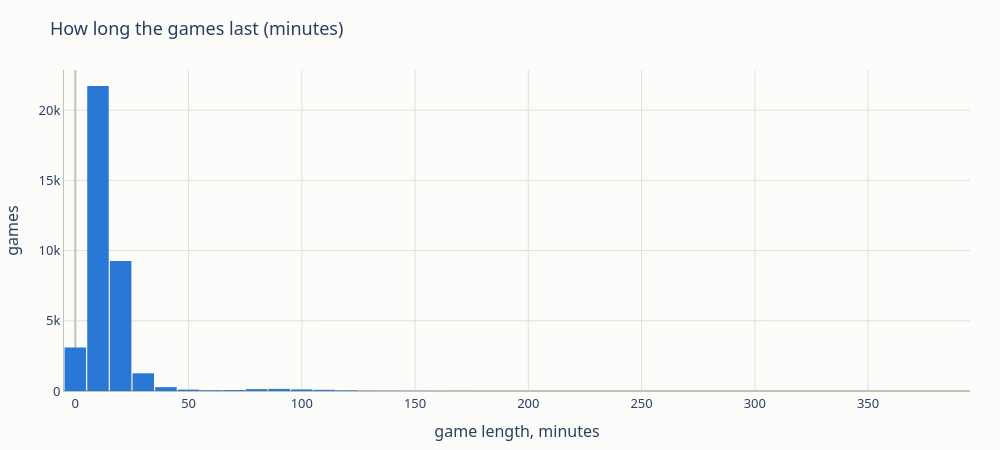

The code cell stored with this chart in its notebook:
### Code cell
fig = px.histogram(durations, x="minutes", nbins=60, title="How long the games last (minutes)", labels={"minutes": "game length, minutes"})
fig.update_layout(yaxis_title="games", bargap=0.05)
viz.show(fig, "level_0_game_length")

### Figure 1 — Plotly figure (JSON) as saved in the notebook; plotly's stock layout.template omitted (floating-point values rounded to 4 significant figures; data arrays with more than 128 entries replaced by an {"elided": "..."} marker saying what was removed)
{"data": [{"bingroup": "x", "hovertemplate": "game length, minutes=%{x}<br>count=%{y}<extra></extra>", "legendgroup": "", "marker": {"color": "#2a78d6", "pattern": {"shape": ""}}, "name": "", "nbinsx": 60, "orientation": "v", "showlegend": false, "type": "histogram", "x": {"elided": "36392 float values"}, "xaxis": "x", "yaxis": "y"}], "layout": {"bargap": 0.05, "barmode": "relative", "font": {"family": "system-ui, -apple-system, Segoe UI, sans-serif", "size": 13}, "height": 450, "legend": {"orientation": "h", "title": {}, "tracegroupgap": 0, "x": 0, "xanchor": "left", "y": 1.02, "yanchor": "bottom"}, "margin": {"b": 50, "l": 60, "r": 30, "t": 70}, "paper_bgcolor": "#fcfcfb", "plot_bgcolor": "#fcfcfb", "title": {"text": "How long the games last (minutes)"}, "width": 1000, "xaxis": {"anchor": "y", "domain": [0.0, 1.0], "gridcolor": "#e1e0d9", "linecolor": "#c3c2b7", "title": {"text": "game length, minutes"}, "zerolinecolor": "#c3c2b7"}, "yaxis": {"anchor": "x", "domain": [0.0, 1.0], "gridcolor": "#e1e0d9", "linecolor": "#c3c2b7", "title": {"text": "games"}, "zerolinecolor": "#c3c2b7"}}}
